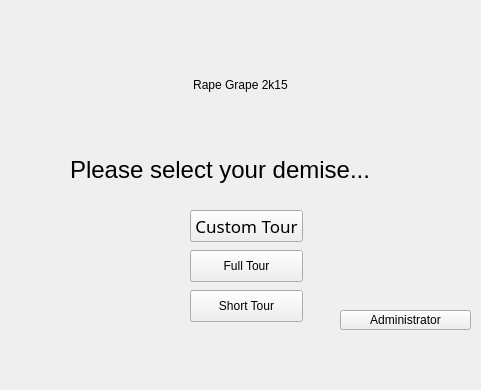
<?xml version="1.0" encoding="UTF-8"?>
<ui version="4.0">
 <class>MainWindow</class>
 <widget class="QMainWindow" name="MainWindow">
  <property name="geometry">
   <rect>
    <x>0</x>
    <y>0</y>
    <width>481</width>
    <height>390</height>
   </rect>
  </property>
  <property name="minimumSize">
   <size>
    <width>481</width>
    <height>390</height>
   </size>
  </property>
  <property name="maximumSize">
   <size>
    <width>481</width>
    <height>390</height>
   </size>
  </property>
  <property name="windowTitle">
   <string>MainWindow</string>
  </property>
  <property name="styleSheet">
   <string notr="true"/>
  </property>
  <widget class="QWidget" name="centralWidget">
   <widget class="QPushButton" name="Admin">
    <property name="geometry">
     <rect>
      <x>340</x>
      <y>310</y>
      <width>131</width>
      <height>20</height>
     </rect>
    </property>
    <property name="styleSheet">
     <string notr="true"/>
    </property>
    <property name="text">
     <string>Administrator</string>
    </property>
   </widget>
   <widget class="QLabel" name="RapeGrape">
    <property name="geometry">
     <rect>
      <x>10</x>
      <y>10</y>
      <width>461</width>
      <height>151</height>
     </rect>
    </property>
    <property name="styleSheet">
     <string notr="true">font: italic 36pt &quot;Zapfino&quot;;</string>
    </property>
    <property name="text">
     <string>&lt;html&gt;&lt;head/&gt;&lt;body&gt;&lt;p align=&quot;center&quot;&gt;&lt;span style=&quot; color:#000000;&quot;&gt;Rape Grape 2k15&lt;/span&gt;&lt;/p&gt;&lt;/body&gt;&lt;/html&gt;</string>
    </property>
   </widget>
   <widget class="QLabel" name="Demise">
    <property name="geometry">
     <rect>
      <x>70</x>
      <y>140</y>
      <width>341</width>
      <height>61</height>
     </rect>
    </property>
    <property name="styleSheet">
     <string notr="true"/>
    </property>
    <property name="text">
     <string>&lt;html&gt;&lt;head/&gt;&lt;body&gt;&lt;p&gt;&lt;span style=&quot; font-size:18pt; color:#000000;&quot;&gt;Please select your demise...&lt;/span&gt;&lt;/p&gt;&lt;/body&gt;&lt;/html&gt;</string>
    </property>
   </widget>
   <widget class="QPushButton" name="Custom">
    <property name="geometry">
     <rect>
      <x>190</x>
      <y>210</y>
      <width>113</width>
      <height>32</height>
     </rect>
    </property>
    <property name="font">
     <font>
      <family>Papyrus</family>
      <pointsize>13</pointsize>
      <weight>50</weight>
      <italic>false</italic>
      <bold>false</bold>
     </font>
    </property>
    <property name="styleSheet">
     <string notr="true"/>
    </property>
    <property name="text">
     <string>Custom Tour</string>
    </property>
   </widget>
   <widget class="QPushButton" name="Full">
    <property name="geometry">
     <rect>
      <x>190</x>
      <y>250</y>
      <width>113</width>
      <height>32</height>
     </rect>
    </property>
    <property name="styleSheet">
     <string notr="true"/>
    </property>
    <property name="text">
     <string>Full Tour</string>
    </property>
   </widget>
   <widget class="QPushButton" name="Short">
    <property name="geometry">
     <rect>
      <x>190</x>
      <y>290</y>
      <width>113</width>
      <height>32</height>
     </rect>
    </property>
    <property name="styleSheet">
     <string notr="true"/>
    </property>
    <property name="text">
     <string>Short Tour</string>
    </property>
   </widget>
  </widget>
  <widget class="QMenuBar" name="menuBar">
   <property name="geometry">
    <rect>
     <x>0</x>
     <y>0</y>
     <width>481</width>
     <height>21</height>
    </rect>
   </property>
  </widget>
 </widget>
 <layoutdefault spacing="6" margin="11"/>
 <resources/>
 <connections/>
</ui>
